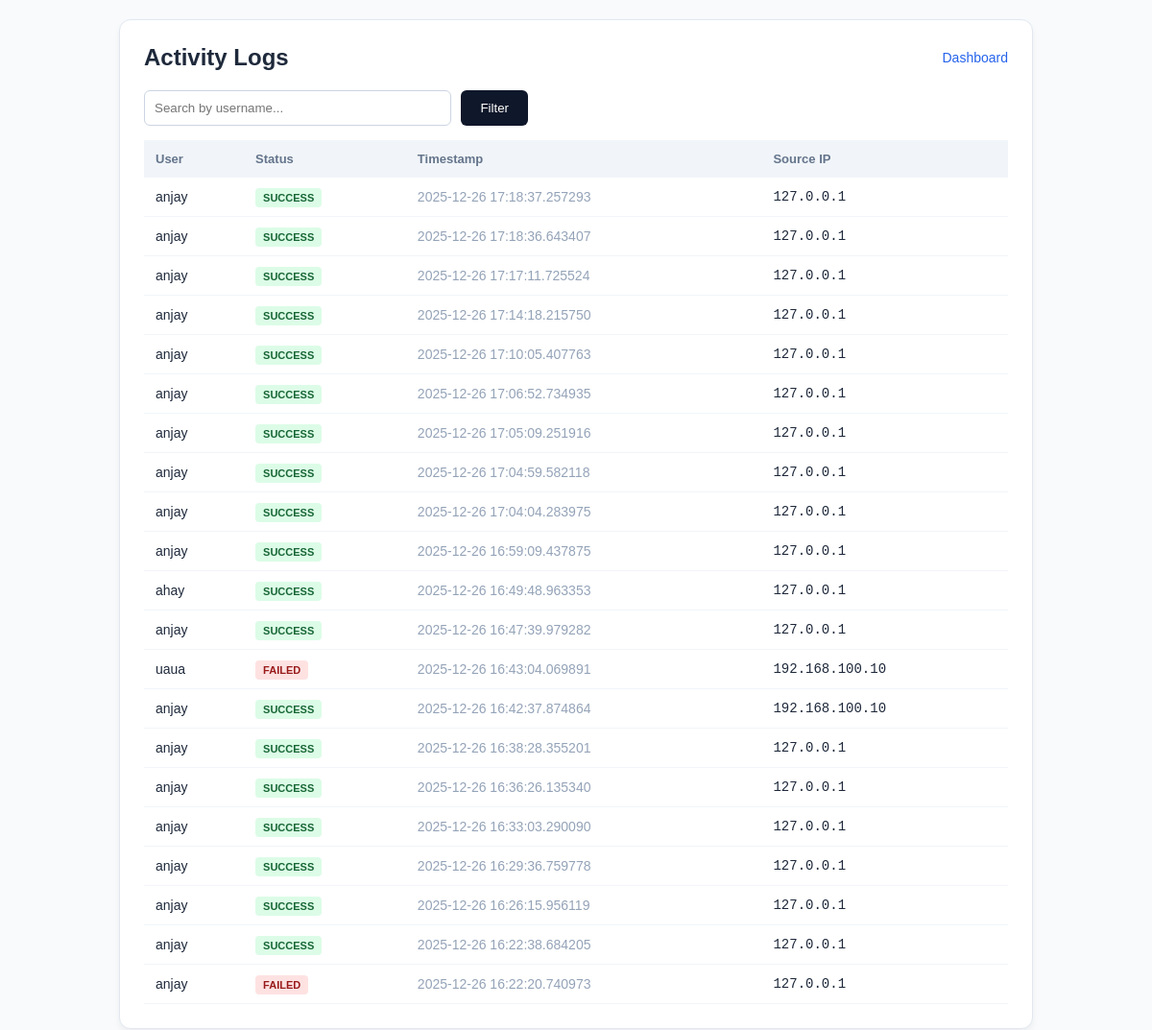
The page /admin_logs (signed in) on the database its author committed.
### tables this page shows
CREATE TABLE logs (username TEXT, status TEXT, waktu DATETIME, ip TEXT);

### app.py (the view)
@app.route('/admin_logs')
def admin_logs():
    if 'user' not in session: return redirect('/')
    search = request.args.get('q', '')
    conn = sqlite3.connect('database.db')
    if search:
        logs = conn.execute("SELECT * FROM logs WHERE username LIKE ? ORDER BY waktu DESC", ('%'+search+'%',)).fetchall()
    else:
        logs = conn.execute("SELECT * FROM logs ORDER BY waktu DESC LIMIT 50").fetchall()
    conn.close()
    return render_template('admin_logs.html', logs=logs, query=search)

### templates/admin_logs.html (shortened to what this page needs)
<!DOCTYPE html>
<html>
<head>
</head>
<body>
    <div class="container">
        <div class="header">
            <h2 style="margin:0;">Activity Logs</h2>
            <a href="/" style="color:#2563eb; text-decoration:none; font-size:14px;">Dashboard</a>
        </div>
        <form class="search-box" action="/admin_logs" method="get">
            <input type="text" name="q" placeholder="Search by username..." value="{{ query }}">
            <button type="submit" class="btn-search">Filter</button>
        </form>
        <table>
            <thead>
                <tr><th>User</th><th>Status</th><th>Timestamp</th><th>Source IP</th></tr>
            </thead>
            <tbody>
                {% for log in logs %}
                <tr>
                    <td>{{ log[0] }}</td>
                    <td><span class="badge {% if log[1] == 'SUCCESS' %}success{% else %}failed{% endif %}">{{ log[1] }}</span></td>
                    <td style="color: #94a3b8;">{{ log[2] }}</td>
                    <td style="font-family:monospace;">{{ log[3] }}</td>
                </tr>
                {% endfor %}
            </tbody>
        </table>
    </div>
</body>
</html>

### templates/admin_logs.html (style rules this page uses)
body { background: #f8fafc; font-family: sans-serif; padding: 20px; color: #1e293b; margin: 0; }
.container { max-width: 900px; margin: auto; background: white; padding: 25px; border-radius: 12px; border: 1px solid #e2e8f0; box-shadow: 0 4px 6px rgba(0,0,0,0.05); }
.header { display: flex; justify-content: space-between; align-items: center; margin-bottom: 20px; flex-wrap: wrap; gap: 10px; }
.search-box { display: flex; gap: 10px; width: 100%; max-width: 400px; }
input[type="text"] { flex: 1; padding: 10px; border: 1px solid #cbd5e1; border-radius: 6px; }
.btn-search { padding: 10px 20px; background: #0f172a; color: white; border: none; border-radius: 6px; cursor: pointer; }
table { width: 100%; border-collapse: collapse; margin-top: 15px; }
th { text-align: left; background: #f1f5f9; padding: 12px; font-size: 13px; color: #64748b; }
td { padding: 12px; border-bottom: 1px solid #f1f5f9; font-size: 14px; }
.badge { padding: 4px 8px; border-radius: 4px; font-size: 11px; font-weight: bold; }
.success { background: #dcfce7; color: #166534; }
.failed { background: #fee2e2; color: #991b1b; }

### rows shown on the page
logs: username "anjay", status "SUCCESS", waktu "2025-12-26 17:18:37.257293", ip "127.0.0.1"
logs: username "anjay", status "SUCCESS", waktu "2025-12-26 17:18:36.643407", ip "127.0.0.1"
logs: username "anjay", status "SUCCESS", waktu "2025-12-26 17:17:11.725524", ip "127.0.0.1"
logs: username "anjay", status "SUCCESS", waktu "2025-12-26 17:14:18.215750", ip "127.0.0.1"
logs: username "anjay", status "SUCCESS", waktu "2025-12-26 17:10:05.407763", ip "127.0.0.1"
logs: username "anjay", status "SUCCESS", waktu "2025-12-26 17:06:52.734935", ip "127.0.0.1"
logs: username "anjay", status "SUCCESS", waktu "2025-12-26 17:05:09.251916", ip "127.0.0.1"
logs: username "anjay", status "SUCCESS", waktu "2025-12-26 17:04:59.582118", ip "127.0.0.1"
logs: username "anjay", status "SUCCESS", waktu "2025-12-26 17:04:04.283975", ip "127.0.0.1"
logs: username "anjay", status "SUCCESS", waktu "2025-12-26 16:59:09.437875", ip "127.0.0.1"
logs: username "ahay", status "SUCCESS", waktu "2025-12-26 16:49:48.963353", ip "127.0.0.1"
logs: username "anjay", status "SUCCESS", waktu "2025-12-26 16:47:39.979282", ip "127.0.0.1"
logs: username "uaua", status "FAILED", waktu "2025-12-26 16:43:04.069891", ip "192.168.100.10"
logs: username "anjay", status "SUCCESS", waktu "2025-12-26 16:42:37.874864", ip "192.168.100.10"
logs: username "anjay", status "SUCCESS", waktu "2025-12-26 16:38:28.355201", ip "127.0.0.1"
logs: username "anjay", status "SUCCESS", waktu "2025-12-26 16:36:26.135340", ip "127.0.0.1"
logs: username "anjay", status "SUCCESS", waktu "2025-12-26 16:33:03.290090", ip "127.0.0.1"
logs: username "anjay", status "SUCCESS", waktu "2025-12-26 16:29:36.759778", ip "127.0.0.1"
logs: username "anjay", status "SUCCESS", waktu "2025-12-26 16:26:15.956119", ip "127.0.0.1"
logs: username "anjay", status "SUCCESS", waktu "2025-12-26 16:22:38.684205", ip "127.0.0.1"
logs: username "anjay", status "FAILED", waktu "2025-12-26 16:22:20.740973", ip "127.0.0.1"
